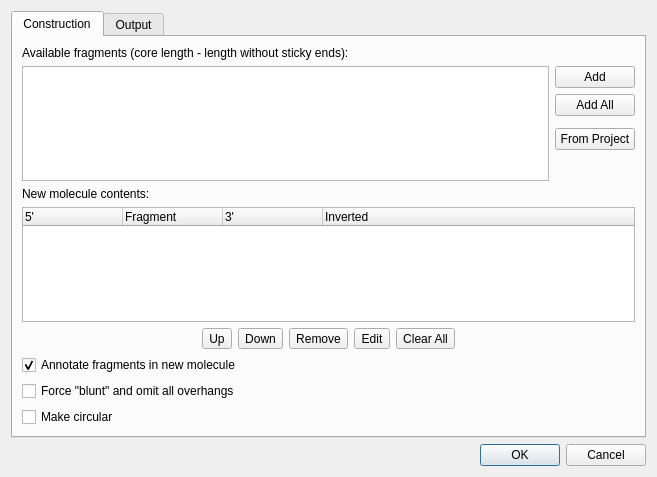
<?xml version="1.0" encoding="UTF-8"?>
<ui version="4.0">
 <class>ConstructMoleculeDialog</class>
 <widget class="QDialog" name="ConstructMoleculeDialog">
  <property name="geometry">
   <rect>
    <x>0</x>
    <y>0</y>
    <width>657</width>
    <height>477</height>
   </rect>
  </property>
  <property name="minimumSize">
   <size>
    <width>400</width>
    <height>400</height>
   </size>
  </property>
  <property name="windowTitle">
   <string>Construct Molecule</string>
  </property>
  <layout class="QVBoxLayout" name="verticalLayout">
   <property name="sizeConstraint">
    <enum>QLayout::SetMinAndMaxSize</enum>
   </property>
   <item>
    <widget class="QTabWidget" name="tabWidget">
     <property name="currentIndex">
      <number>0</number>
     </property>
     <widget class="QWidget" name="tab">
      <attribute name="title">
       <string>Construction</string>
      </attribute>
      <layout class="QVBoxLayout" name="verticalLayout_2">
       <property name="sizeConstraint">
        <enum>QLayout::SetMinAndMaxSize</enum>
       </property>
       <item>
        <widget class="QLabel" name="label">
         <property name="text">
          <string>Available fragments (core length - length without sticky ends):</string>
         </property>
         <property name="margin">
          <number>1</number>
         </property>
        </widget>
       </item>
       <item>
        <layout class="QGridLayout" name="gridLayout">
         <property name="sizeConstraint">
          <enum>QLayout::SetMinAndMaxSize</enum>
         </property>
         <item row="0" column="0" rowspan="5">
          <widget class="QListWidget" name="fragmentListWidget">
           <property name="toolTip">
            <string>Fragments available from active project</string>
           </property>
          </widget>
         </item>
         <item row="0" column="1">
          <widget class="QPushButton" name="takeButton">
           <property name="toolTip">
            <string>Add selected fragments to new molecule contents</string>
           </property>
           <property name="text">
            <string>Add</string>
           </property>
          </widget>
         </item>
         <item row="4" column="1">
          <spacer name="verticalSpacer">
           <property name="orientation">
            <enum>Qt::Vertical</enum>
           </property>
           <property name="sizeHint" stdset="0">
            <size>
             <width>20</width>
             <height>40</height>
            </size>
           </property>
          </spacer>
         </item>
         <item row="3" column="1">
          <widget class="QPushButton" name="fromProjectButton">
           <property name="text">
            <string>From Project</string>
           </property>
          </widget>
         </item>
         <item row="1" column="1">
          <widget class="QPushButton" name="takeAllButton">
           <property name="toolTip">
            <string>Add all available fragments to molecule contets</string>
           </property>
           <property name="text">
            <string>Add All</string>
           </property>
          </widget>
         </item>
        </layout>
       </item>
       <item>
        <widget class="QLabel" name="label_2">
         <property name="text">
          <string>New molecule contents:</string>
         </property>
         <property name="margin">
          <number>1</number>
         </property>
        </widget>
       </item>
       <item>
        <widget class="QTreeWidget" name="molConstructWidget">
         <property name="acceptDrops">
          <bool>false</bool>
         </property>
         <property name="toolTip">
          <string>New molecule contents</string>
         </property>
         <column>
          <property name="text">
           <string>5'</string>
          </property>
         </column>
         <column>
          <property name="text">
           <string>Fragment</string>
          </property>
         </column>
         <column>
          <property name="text">
           <string>3'</string>
          </property>
         </column>
         <column>
          <property name="text">
           <string>Inverted</string>
          </property>
         </column>
        </widget>
       </item>
       <item>
        <layout class="QHBoxLayout" name="horizontalLayout">
         <item>
          <spacer name="horizontalSpacer">
           <property name="orientation">
            <enum>Qt::Horizontal</enum>
           </property>
           <property name="sizeHint" stdset="0">
            <size>
             <width>40</width>
             <height>20</height>
            </size>
           </property>
          </spacer>
         </item>
         <item>
          <widget class="QToolButton" name="upButton">
           <property name="toolTip">
            <string>Move selected fragment up</string>
           </property>
           <property name="text">
            <string>Up</string>
           </property>
          </widget>
         </item>
         <item>
          <widget class="QToolButton" name="downButton">
           <property name="toolTip">
            <string>Move selected fragment down</string>
           </property>
           <property name="text">
            <string>Down</string>
           </property>
          </widget>
         </item>
         <item>
          <widget class="QToolButton" name="removeButton">
           <property name="toolTip">
            <string>Remove selected fragment from new molecule</string>
           </property>
           <property name="text">
            <string>Remove</string>
           </property>
          </widget>
         </item>
         <item>
          <widget class="QToolButton" name="editFragmentButton">
           <property name="text">
            <string>Edit</string>
           </property>
          </widget>
         </item>
         <item>
          <widget class="QToolButton" name="clearButton">
           <property name="toolTip">
            <string>Clear molecule contents</string>
           </property>
           <property name="text">
            <string>Clear All</string>
           </property>
          </widget>
         </item>
         <item>
          <spacer name="horizontalSpacer_2">
           <property name="orientation">
            <enum>Qt::Horizontal</enum>
           </property>
           <property name="sizeHint" stdset="0">
            <size>
             <width>40</width>
             <height>20</height>
            </size>
           </property>
          </spacer>
         </item>
        </layout>
       </item>
       <item>
        <widget class="QCheckBox" name="annotateFragmentsBox">
         <property name="text">
          <string>Annotate fragments in new molecule</string>
         </property>
         <property name="checked">
          <bool>true</bool>
         </property>
        </widget>
       </item>
       <item>
        <widget class="QCheckBox" name="makeBluntBox">
         <property name="enabled">
          <bool>true</bool>
         </property>
         <property name="toolTip">
          <string>Setting this option checked will result in ignoring overhangs while constructing new molecule.</string>
         </property>
         <property name="whatsThis">
          <string/>
         </property>
         <property name="text">
          <string>Force &quot;blunt&quot; and omit all overhangs</string>
         </property>
         <property name="checked">
          <bool>false</bool>
         </property>
        </widget>
       </item>
       <item>
        <widget class="QCheckBox" name="makeCircularBox">
         <property name="enabled">
          <bool>true</bool>
         </property>
         <property name="toolTip">
          <string>Circulirize result molecule</string>
         </property>
         <property name="text">
          <string>Make circular</string>
         </property>
        </widget>
       </item>
      </layout>
     </widget>
     <widget class="QWidget" name="tab_2">
      <attribute name="title">
       <string>Output</string>
      </attribute>
      <layout class="QVBoxLayout" name="verticalLayout_3">
       <item>
        <layout class="QHBoxLayout" name="horizontalLayout_2">
         <item>
          <widget class="QLabel" name="label_3">
           <property name="text">
            <string>Path to file:</string>
           </property>
          </widget>
         </item>
         <item>
          <widget class="QLineEdit" name="filePathEdit"/>
         </item>
         <item>
          <widget class="QToolButton" name="browseButton">
           <property name="text">
            <string>...</string>
           </property>
          </widget>
         </item>
        </layout>
       </item>
       <item>
        <widget class="QCheckBox" name="openViewBox">
         <property name="enabled">
          <bool>true</bool>
         </property>
         <property name="text">
          <string>Open view for new molecule</string>
         </property>
         <property name="checked">
          <bool>true</bool>
         </property>
        </widget>
       </item>
       <item>
        <widget class="QCheckBox" name="saveImmediatlyBox">
         <property name="enabled">
          <bool>true</bool>
         </property>
         <property name="text">
          <string>Save immediately</string>
         </property>
        </widget>
       </item>
       <item>
        <spacer name="verticalSpacer_2">
         <property name="orientation">
          <enum>Qt::Vertical</enum>
         </property>
         <property name="sizeHint" stdset="0">
          <size>
           <width>20</width>
           <height>308</height>
          </size>
         </property>
        </spacer>
       </item>
      </layout>
     </widget>
    </widget>
   </item>
   <item>
    <widget class="QDialogButtonBox" name="buttonBox">
     <property name="standardButtons">
      <set>QDialogButtonBox::Cancel|QDialogButtonBox::Ok</set>
     </property>
    </widget>
   </item>
  </layout>
 </widget>
 <resources/>
 <connections>
  <connection>
   <sender>buttonBox</sender>
   <signal>accepted()</signal>
   <receiver>ConstructMoleculeDialog</receiver>
   <slot>accept()</slot>
   <hints>
    <hint type="sourcelabel">
     <x>328</x>
     <y>456</y>
    </hint>
    <hint type="destinationlabel">
     <x>328</x>
     <y>238</y>
    </hint>
   </hints>
  </connection>
  <connection>
   <sender>buttonBox</sender>
   <signal>rejected()</signal>
   <receiver>ConstructMoleculeDialog</receiver>
   <slot>reject()</slot>
   <hints>
    <hint type="sourcelabel">
     <x>328</x>
     <y>456</y>
    </hint>
    <hint type="destinationlabel">
     <x>328</x>
     <y>238</y>
    </hint>
   </hints>
  </connection>
 </connections>
</ui>
